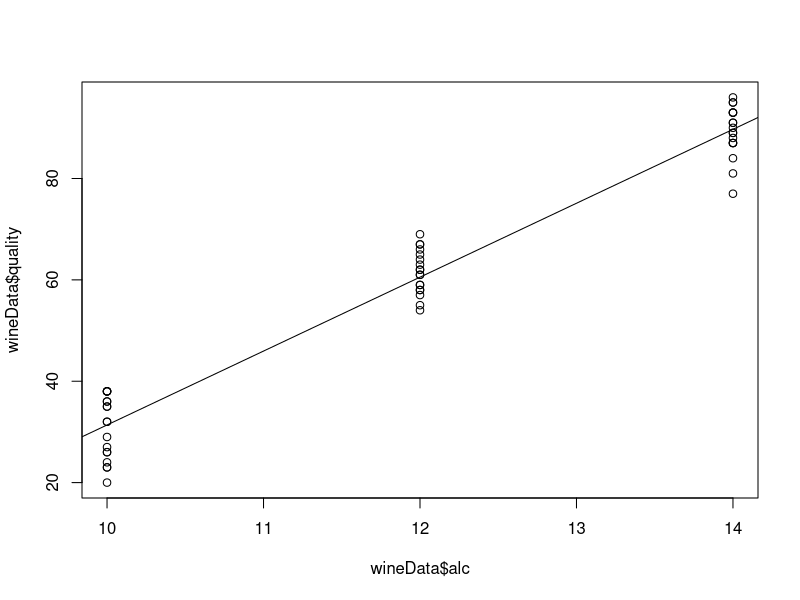
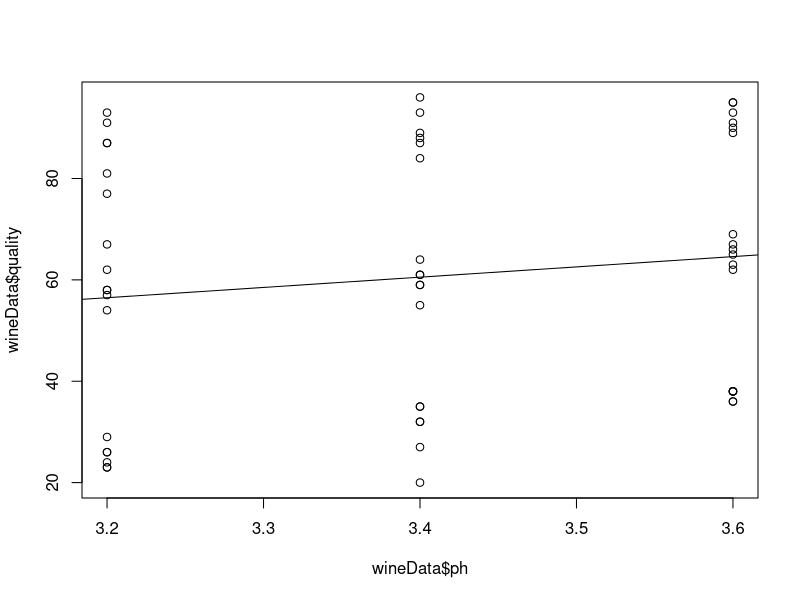

Here is the R script that generated these plots, in order:
## ---- chunk 1
knitr::opts_chunk$set(echo = TRUE)
## ---- chunk 2
wineData = read.csv("wine.csv")
alcData = wineData[c("alc","quality")]
aTest = aov(quality~factor(alc),data=wineData)
print(summary(aTest))
## ---- chunk 3
phTest = aov(quality~factor(ph),data=wineData)
#IT IS IMPORTANT TO USE FACTOR HERE IN PARTICULAR
print(summary(phTest))
## ---- chunk 4
almTest = lm(quality~alc,data=wineData)
print(summary(almTest))
plot(y=wineData$quality,x=wineData$alc)
abline(almTest)
## ---- chunk 5
phlmTest = lm(quality~ph,data=wineData)
print(summary(phlmTest))
plot(y=wineData$quality,x=wineData$ph)
abline(phlmTest)
## ---- chunk 6
noInterTest = aov(quality~factor(alc)+factor(ph),wineData)
print(summary(noInterTest))
## ---- chunk 7
lmNITest = lm(quality ~ alc + ph,wineData)
print(summary(lmNITest))
## ---- chunk 8
noInterTest = aov(quality~factor(alc)*factor(ph),wineData)
print(summary(noInterTest))
